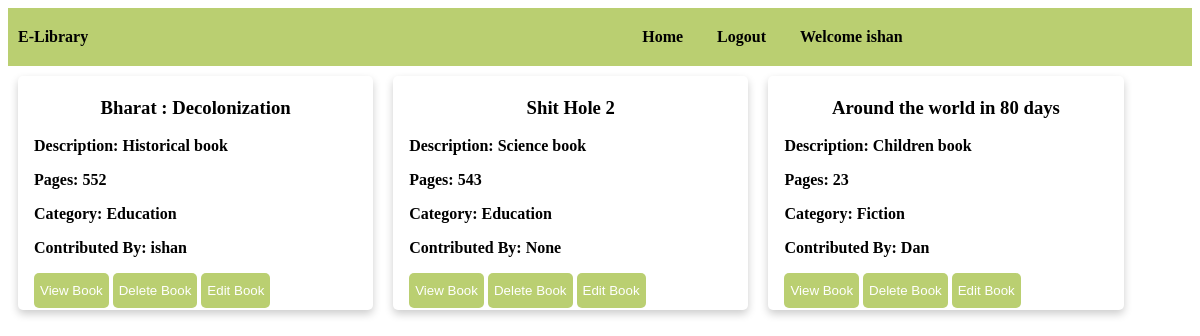
The page /contribute.html (signed in) on the database its author committed.
### e_library_app/models.py (models this page shows, shortened)
class AddBookModel(models.Model):
    title = models.CharField(max_length=100)
    summary = models.TextField()
    pages = models.IntegerField()
    pdf = models.FileField(null=True, blank=True)
    category = models.CharField(max_length=100, choices=CategoryChoices.choices)
    contributed_by = models.CharField(max_length=100, null=True, blank=True)

### e_library_app/views.py (the view)
# urls.py: path('contribute.html', views.contribute, name="contribute_page"),
def contribute(request):
    id_list = []
    book_obj = AddBookModel.objects.all()
    all_books = []
    page_to_open = ""
    context = {}
    current_username = request.user.get_username()
    for obj in book_obj:
        all_books.append(obj)
    if request.method == "POST":
        if 'delete_book' in request.POST:
            book_id_received = int(request.POST["book_id"])
            all_book_id = AddBookModel.objects.all().values('id')
            for b_id in all_book_id:
                id_list.append(b_id.get('id'))
                if book_id_received in id_list:
                    AddBookModel.objects.get(id=book_id_received).delete()
                    break
            page_to_open = "contribute.html"
            context = {
                'book_obj': book_obj,
                'books': all_books,
                "current_user": current_username,
            }
    else:
        page_to_open = "contribute.html"
        context = {
            'book_obj': book_obj,
            'books': all_books,
            "current_user": current_username,
        }
    return render(request, page_to_open, context)

### e_library_app/templates/contribute.html (shortened to what this page needs)
<!DOCTYPE html>
<html lang="en" xmlns="http://www.w3.org/1999/html">
<head>
</head>
<body class="scrollable">
    <nav class="navbar">
        <label><b>E-Library</b></label>
        <b>
            <a href="http://127.0.0.1:8000/" style="text-decoration:none; color:black; padding-left: 550px;">Home</a>
            {% if user.is_authenticated %}
                <a href="{% url 'logout_page' %}" style="text-decoration:none; color:black; padding-left: 30px" id="logout">Logout</a>
                <label style="padding-left: 30px"><b>Welcome {{ current_user }}</b></label>
            {% elif user.is_anonymous %}
                <a href="register.html" style="text-decoration:none; color:black; padding-left: 30px">SignUp/Login</a>
            {% endif %}
        </b>
    </nav>
    {% for item in books  %}
    <div class="card">
        <div class="container">
            <form method="POST" enctype="multipart/form-data">
                <b>
                    <h3 id="book_title_{{ item.id }}" style="text-align: center;">{{ item.title }}</h3>
                    <p id="book_description_{{ item.id }}">Description: {{ item.summary }}</p>
                    <p id="book_pages_{{ item.id }}">Pages: {{ item.pages }}</p>
                    <p id="book_category_{{ item.id }}">Category: {{ item.category }}</p>
                    <p id="book_contribution_{{ item.id }}">Contributed By: {{ item.contributed_by }}</p>
                    <button class="button" type="submit" id="view_book_{{ item.id }}" name="view_book" value="view_book_{{ item.id }}" formaction="{% url 'view_book_details_page' item.id %}">View Book</button>
                    <button class="button" type="submit" id="delete_book_{{ item.id }}" name="delete_book" value="delete_book_{{ item.id }}">Delete Book</button>
                    <button class="button" type="submit" id="edit_book_{{ item.id }}" name="edit_details" value="edit_book_{{ item.id }}" formaction="{% url 'edit_book_details_page' item.id %}">Edit Book</button>
                </b>
            </form>
        </div>
    </div>
    {% endfor %}
</body>
</html>

### e_library_app/templates/contribute.html (style rules this page uses)
.navbar { position: sticky; background-color: #BACF71; padding : 20px 10px 20px 10px; margin: 0 auto; overflow: auto; }
.card { box-shadow: 0 4px 8px 0 rgba(0,0,0,0.2); transition: 0.3s; width: 30%; border-radius: 5px; float: left; margin: 10px; }
.container { padding: 2px 16px; }
.button { padding-top: 10px; padding-bottom: 10px; border-radius: 5px; background-color: #BACF71; border: none; color: white; }

### rows shown on the page
AddBookModel: title "Bharat : Decolonization", summary "Historical book", pages "552", category "Education", contributed_by "ishan"
AddBookModel: title "Shit Hole 2", summary "Science book", pages "543", category "Education", contributed_by "None"
AddBookModel: title "Around the world in 80 days", summary "Children book", pages "23", category "Fiction", contributed_by "Dan"

### other values the page prints
{{ current_user }} "ishan"
